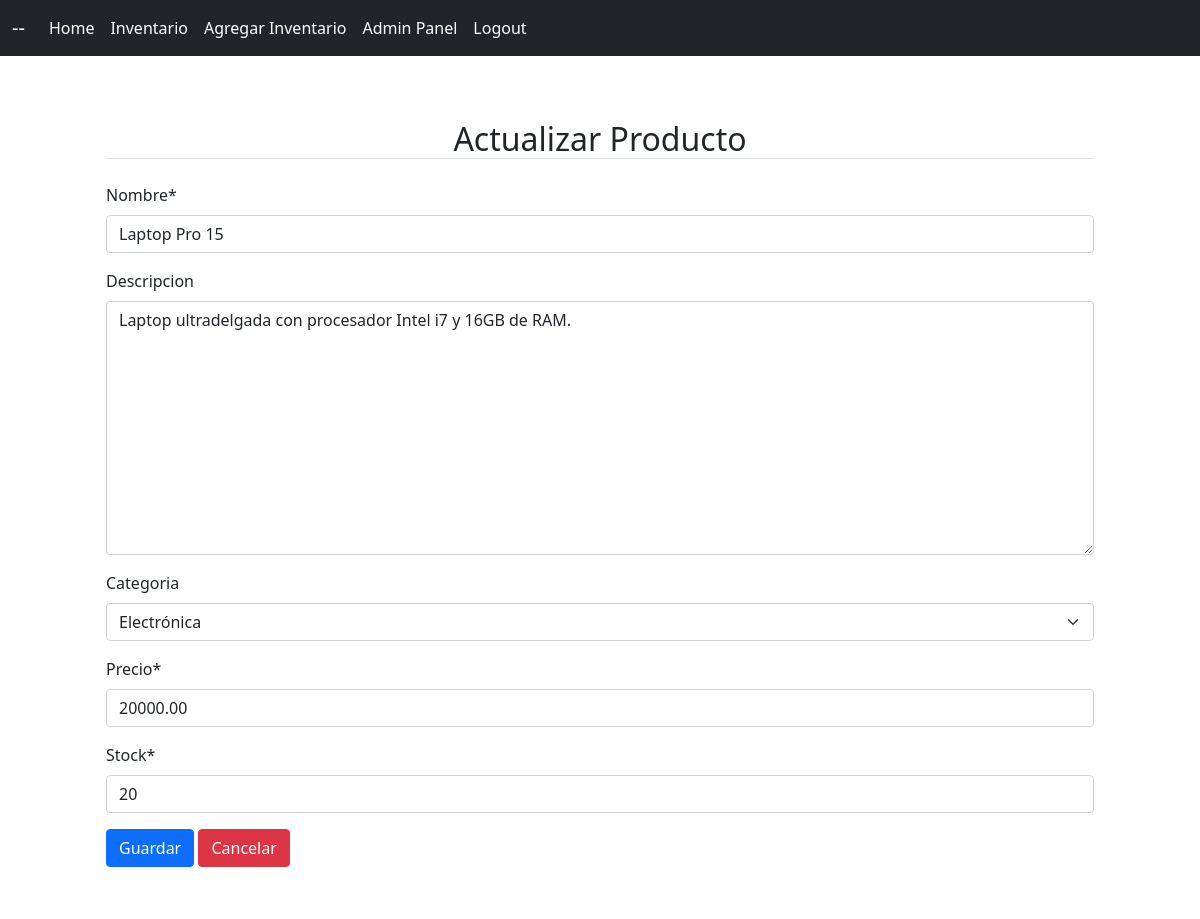
The page /inventario/producto/actualizar/4/ (signed in) on the database its author committed.
### inventario/models.py (models this page shows, shortened)
class Inventario(models.Model):
    CATEGORIAS_CHOICES = [
        ('electronica', 'Electrónica'),
        ('hogar', 'Hogar'),
        ('entretenimiento', 'Entretenimiento'),
    ]
    nombre = models.CharField(max_length=100, null=False, blank=False)
    descripcion = models.TextField(null=True, blank=True)
    categoria = models.CharField(max_length=100, choices=CATEGORIAS_CHOICES, null=True, blank=True)
    precio = models.DecimalField(max_digits=19, decimal_places=2, null=False, blank=False)
    stock = models.IntegerField(null=False, blank=False)

### inventario/views.py (the view)
# urls.py: path('producto/actualizar/<int:pk>/', update, name='actualizar_producto'),
@login_required()
def update(request, pk):
    inventario = get_object_or_404(Inventario, pk=pk)
    if request.method == "POST":
        updateForm = InventarioUpdateForm(request.POST, instance=inventario)
        if updateForm.is_valid():
            inventario = updateForm.save(commit=False)
            inventario.sales = float(inventario.precio) * float(inventario.stock)
            inventario.save()
            return redirect("por_producto", pk=pk)
    else:
        updateForm = InventarioUpdateForm(instance=inventario)
    return render(request, "inventario/inventario_actualizar.html", {'form': updateForm, 'inventario': inventario})

### inventario/forms.py
class InventarioUpdateForm(ModelForm):
    class Meta:
        model = Inventario
        fields = ['nombre', 'descripcion', 'categoria', 'precio', 'stock']

### templates/inventario/inventario_actualizar.html (shortened to what this page needs)
{% extends '../layout.html' %}
{% load crispy_forms_tags %}
{% block content %}
<div class="content-section">
    <h2 class="border-bottom mb-4 text-center">Actualizar Producto</h2>
    <form method="POST">
        <fieldset class="form-group">
            {{ form|crispy }}
        </fieldset>
        <div class="form-group text-right">
            <button class="btn btn-primary" type="submit">Guardar</button>
            <a href="{% url 'por_producto' inventario.pk %}" class="btn btn-danger">Cancelar</a>
        </div>
    </form>
</div>
{% endblock %}

### static/main.css (style rules this page uses)
body { background-color: rgb(255, 255, 255); }
.content-section { background: rgb(255, 255, 255); margin: 40px; padding: 1.5rem 1.5rem; border-radius: 10px; }

### rows shown on the page
Inventario: nombre "Laptop Pro 15", descripcion "Laptop ultradelgada con procesador Intel i7 y 16GB de RAM.", categoria "Electrónica", precio "20000.00", stock "20"
